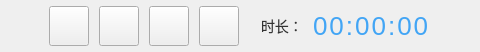
<?xml version="1.0" encoding="UTF-8"?>
<ui version="4.0">
 <class>RecorderControlBar</class>
 <widget class="QWidget" name="RecorderControlBar">
  <property name="geometry">
   <rect>
    <x>0</x>
    <y>0</y>
    <width>480</width>
    <height>52</height>
   </rect>
  </property>
  <property name="minimumSize">
   <size>
    <width>360</width>
    <height>52</height>
   </size>
  </property>
  <layout class="QHBoxLayout" name="controlRow">
   <property name="spacing">
    <number>10</number>
   </property>
   <property name="leftMargin">
    <number>0</number>
   </property>
   <property name="topMargin">
    <number>0</number>
   </property>
   <property name="rightMargin">
    <number>0</number>
   </property>
   <property name="bottomMargin">
    <number>0</number>
   </property>
   <item>
    <spacer name="leftSpacer">
     <property name="orientation">
      <enum>Qt::Horizontal</enum>
     </property>
     <property name="sizeHint" stdset="0">
      <size>
       <width>40</width>
       <height>20</height>
      </size>
     </property>
    </spacer>
   </item>
   <item>
    <widget class="QToolButton" name="startBtn">
     <property name="minimumSize">
      <size>
       <width>40</width>
       <height>40</height>
      </size>
     </property>
     <property name="maximumSize">
      <size>
       <width>40</width>
       <height>40</height>
      </size>
     </property>
    </widget>
   </item>
   <item>
    <widget class="QToolButton" name="pauseBtn">
     <property name="minimumSize">
      <size>
       <width>40</width>
       <height>40</height>
      </size>
     </property>
     <property name="maximumSize">
      <size>
       <width>40</width>
       <height>40</height>
      </size>
     </property>
    </widget>
   </item>
   <item>
    <widget class="QToolButton" name="resumeBtn">
     <property name="minimumSize">
      <size>
       <width>40</width>
       <height>40</height>
      </size>
     </property>
     <property name="maximumSize">
      <size>
       <width>40</width>
       <height>40</height>
      </size>
     </property>
    </widget>
   </item>
   <item>
    <widget class="QToolButton" name="stopBtn">
     <property name="minimumSize">
      <size>
       <width>40</width>
       <height>40</height>
      </size>
     </property>
     <property name="maximumSize">
      <size>
       <width>40</width>
       <height>40</height>
      </size>
     </property>
    </widget>
   </item>
   <item>
    <spacer name="midSpacer">
     <property name="orientation">
      <enum>Qt::Horizontal</enum>
     </property>
     <property name="sizeType">
      <enum>QSizePolicy::Fixed</enum>
     </property>
     <property name="sizeHint" stdset="0">
      <size>
       <width>12</width>
       <height>20</height>
      </size>
     </property>
    </spacer>
   </item>
   <item>
    <widget class="QLabel" name="durationCaption">
     <property name="styleSheet">
      <string>color: #333; font-size: 14px;</string>
     </property>
     <property name="text">
      <string>时长：</string>
     </property>
    </widget>
   </item>
   <item>
    <widget class="QLabel" name="durationValue">
     <property name="styleSheet">
      <string>color: #42A5F5; font-size: 26px; font-family: Consolas, 'Courier New', monospace; letter-spacing: 2px;</string>
     </property>
     <property name="text">
      <string>00:00:00</string>
     </property>
    </widget>
   </item>
   <item>
    <spacer name="rightSpacer">
     <property name="orientation">
      <enum>Qt::Horizontal</enum>
     </property>
     <property name="sizeHint" stdset="0">
      <size>
       <width>40</width>
       <height>20</height>
      </size>
     </property>
    </spacer>
   </item>
  </layout>
 </widget>
 <resources/>
 <connections/>
</ui>
